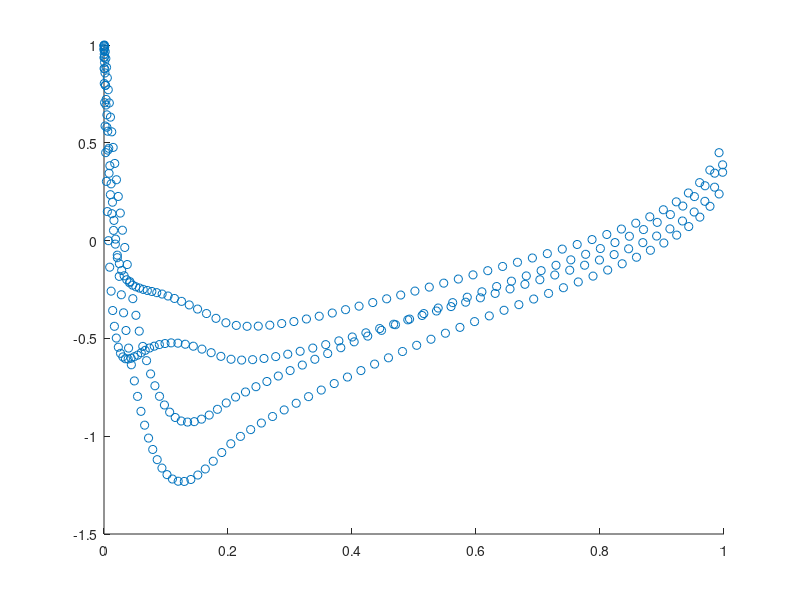

MATLAB code for this plot:
%导入翼型数据
a = load("./NACA/NACA23021_300.txt");
XB = flip(a(:,1));
YB = flip(a(:,2));
AoA = 0
alpha = 0;
numPan = length(XB)-1;
Vinf = 1

XC   = zeros(numPan,1);                                                     
YC   = zeros(numPan,1);                                                     
S    = zeros(numPan,1);                                                     
phi = zeros(numPan,1);
beta = zeros(numPan,1); 

%生成控制点和相应的参数
for i = 1:1:numPan                                                          
    XC(i)   = 0.5*(XB(i)+XB(i+1));                                          
    YC(i)   = 0.5*(YB(i)+YB(i+1));                                          
    dx      = XB(i+1)-XB(i);                                                
    dy      = YB(i+1)-YB(i);                                                
    S(i)    = (dx^2 + dy^2)^0.5;                                           
	phi(i) = atan2(dy,dx);
    beta(i) = phi(i) + pi/2;
end
                                                                                                                   
K = zeros(numPan,numPan);                                                   
L = zeros(numPan,numPan);                                                   
%进行积分运算
for i = 1:1:numPan                                                          
    for j = 1:1:numPan                                                      
        if (j ~= i)                                                         
            A  = -(XC(i)-XB(j))*cos(phi(j))-(YC(i)-YB(j))*sin(phi(j));     
            B  = (XC(i)-XB(j))^2+(YC(i)-YB(j))^2;                           
            Cn = -cos(phi(i)-phi(j));                                       
            Dn = (XC(i)-XB(j))*cos(phi(i))+(YC(i)-YB(j))*sin(phi(i));      
            Ct = sin(phi(j)-phi(i));                                       
            Dt = (XC(i)-XB(j))*sin(phi(i))-(YC(i)-YB(j))*cos(phi(i));      
            E  = sqrt(B-A^2);                                               
            if (~isreal(E))
                E = 0;
            end
                   
            K(i,j) = 0.5*Cn*log((S(j)^2+2*A*S(j)+B)/B) + ((Dn-A*Cn)/E)*(atan2((S(j)+A),E)-atan2(A,E));                                               
            L(i,j) = 0.5*Ct*log((S(j)^2+2*A*S(j)+B)/B) + ((Dt-A*Ct)/E)*(atan2((S(j)+A),E)-atan2(A,E));                                        
        end
    end
end

a = zeros(numPan,numPan);                                                   
for i = 1:1:numPan                                                         
    for j = 1:1:numPan                                                                                                 
        a(i,j) = -K(i,j);                                               
    end
end

b = zeros(numPan,1);                                                        
for i = 1:1:numPan                                                          
    b(i) = -Vinf*2*pi*cos(beta(i));                                         
end

a(numPan,:)   = 0;                                                          
a(numPan,1)   = 1;                                                         
a(numPan,end) = 1;                                                          
b(numPan)     = 0;                                                         

gamma = inv(a)*b;                                                                

Vt = zeros(numPan,1);                                                       
Cp = zeros(numPan,1);                                                       
for i = 1:1:numPan                                                          
    sum  = 0;                                                            
    for j = 1:1:numPan                                                      
        sum = sum - (gamma(j)/(2*pi))*L(i,j);                         
    end
    
    Vt(i) = Vinf*sin(beta(i)) + sum + gamma(i)/2;                       
    Cp(i) = 1-(Vt(i)/Vinf)^2;                                              
end

figure(1)
XC
scatter(XC,Cp)
